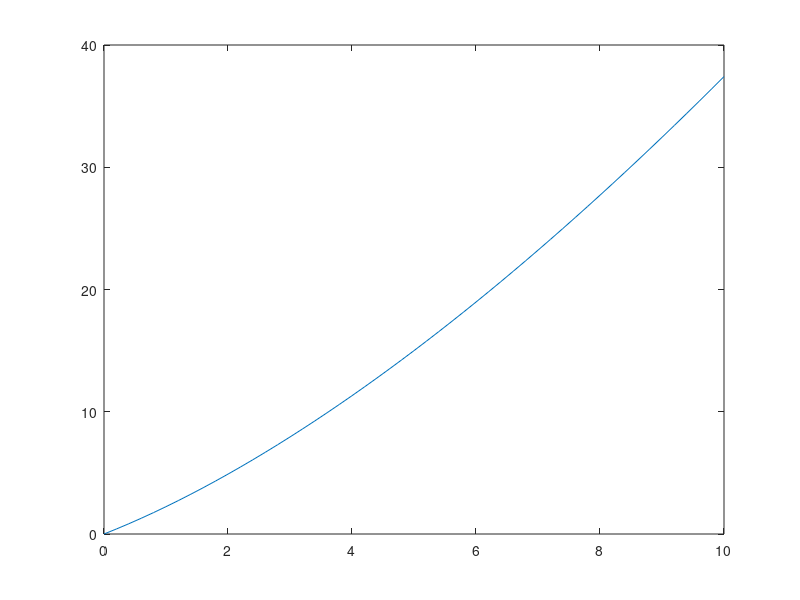

The MATLAB script that drew this image: (Note: this script raises an error after producing the figure.)
x = linspace(0, 10 ,51);
y = x .* sqrt(x + 4);
plot(x,y)
a = y(10)
A(1:5) = a;
z = exam(y,A,10);
t = linspace(0,11,56);
hold on
plot(t, z)